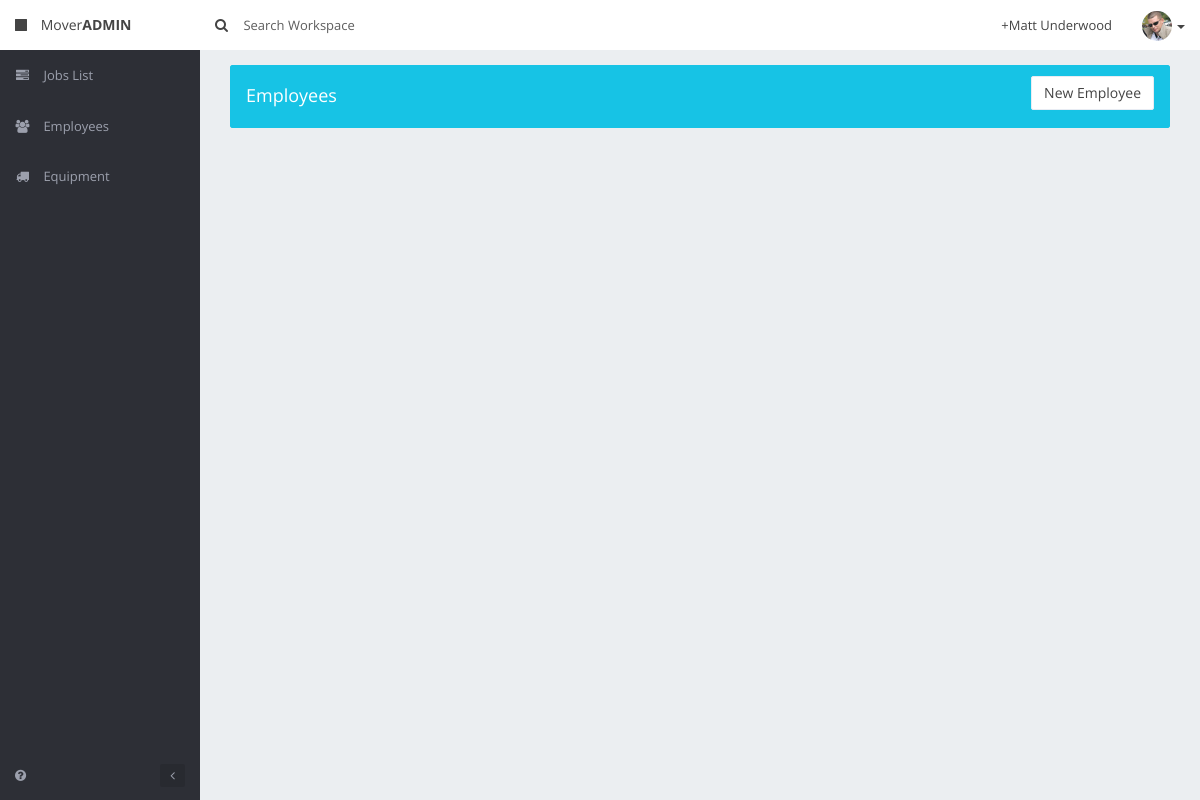
Before: /employeelist.php with the older database file.
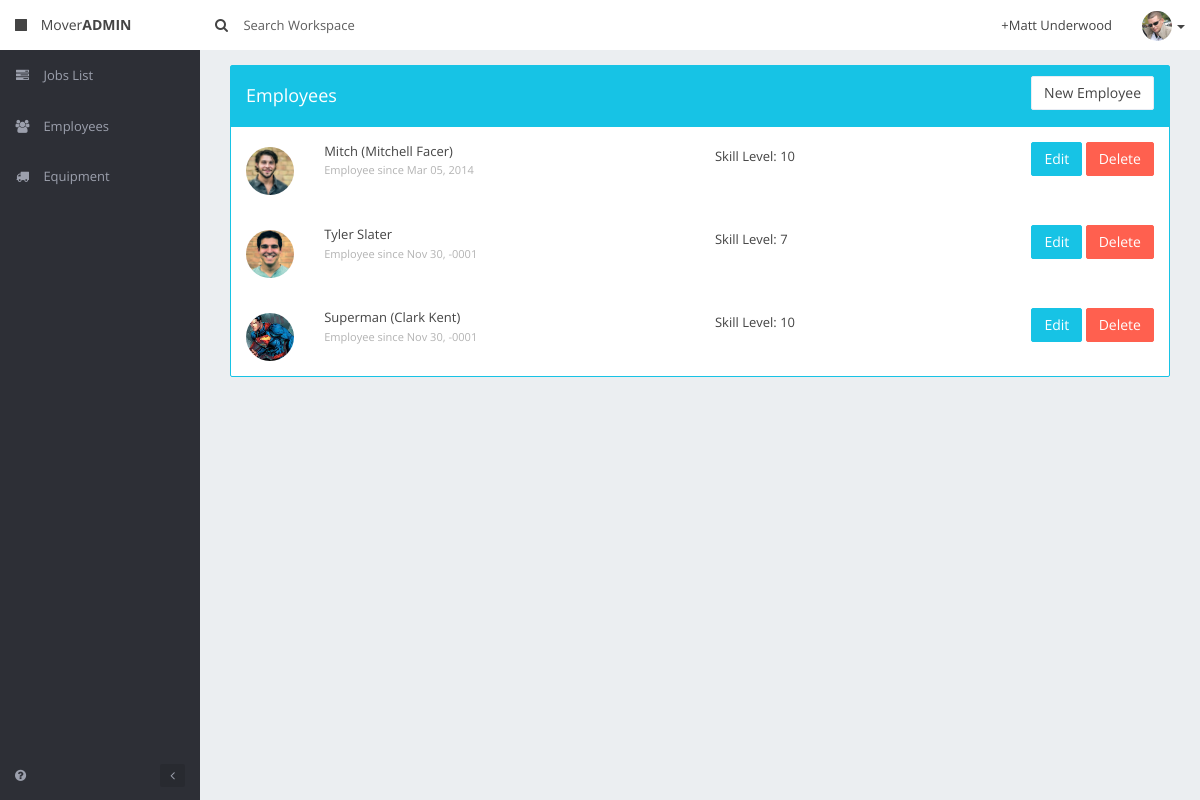
After: the same page with the newer database file.
### tables this page shows
CREATE TABLE `employees` (
  `idemployees` int(11) NOT NULL AUTO_INCREMENT,
  `nickname` varchar(255) DEFAULT NULL,
  `first` varchar(255) DEFAULT NULL,
  `last` varchar(255) DEFAULT NULL,
  `email` varchar(255) DEFAULT NULL,
  `address` varchar(255) DEFAULT NULL,
  `dailyRate` int(11) DEFAULT NULL,
  `cellPhone` varchar(10) DEFAULT NULL,
  `homePhone` varchar(10) DEFAULT NULL,
  `empSince` date DEFAULT NULL,
  `CID` varchar(45) DEFAULT NULL,
  `PVO` varchar(45) DEFAULT NULL,
  `drugScreened` tinyint(1) DEFAULT NULL,
  `screenedDate` date DEFAULT NULL,
  `canDrive` tinyint(1) DEFAULT NULL,
  `license` varchar(45) DEFAULT '0',
  `licenseState` varchar(45) DEFAULT NULL,
  `licenseClass` varchar(45) DEFAULT NULL,
  `bobtailExp` tinyint(1) DEFAULT NULL,
  `bobtailYears` int(11) DEFAULT NULL,
  `bobtailMiles` decimal(8,2) DEFAULT NULL,
  `tractorExp` tinyint(1) DEFAULT NULL,
  `tractorYears` int(11) DEFAULT NULL,
  `tractorMiles` decimal(8,2) DEFAULT NULL,
  `picURI` varchar(100) DEFAULT NULL,
  `skill` int(11) DEFAULT NULL,
  PRIMARY KEY (`idemployees`)
);

### functions.php (called while the page is built, shortened)
<?php
function query($query) {
	global $db;
	$args = func_get_args();
	if (count($args) == 1) {
		$result = $db->query($query);
		if ($result->num_rows) {
			$out = array();
			while (null != ($r = $result->fetch_array(MYSQLI_ASSOC)))
				$out [] = $r;
			return $out;
		}
		return null;
	}
}

### employeelist.php (the view, shortened to what this page needs)
<!DOCTYPE html>
<html class="no-js">
<head>
    <link rel="stylesheet" href="/bootstrap/css/bootstrap.min.css">
    <link rel="stylesheet" href="/css/skins/palette.css" id="skin">
    <link rel="stylesheet" href="/css/fonts/style.1.css" id="font">
    <link rel="stylesheet" href="/css/main.css">
    <link rel="stylesheet" href="/css/animate.min.css">
    <link rel="stylesheet" href="/vendor/offline/theme.css">
</head>
<body>
   <?php include 'includes/header.php';?>
            <section class="main-content">
                <div class="content-wrap">
                    <div class="col-md-12">
                        <section class="panel panel-primary">
                            <div class="panel-heading">
                                <div class="row">
                                    <div class="col-md-6">
                                        <h4 class="white">Employees</h4>
                                    </div>
                                    <div class="col-md-6 text-right">
                                        <a href="/employee/new"><button class="btn btn-white">New Employee</button></a>
                                    </div>
                                </div>
                            </div>
							<?php
							$sql="SELECT * FROM moverAdmin.employees;";
							$employees=query($sql);
							foreach($employees as $key=>$employee){
?>
							<div class="row tableRow" id="eachEmployeeRow<?php echo $employee['idemployees'];?>">
                                <div class="hidden-xs col-sm-2 col-md-1">
                                    <span class="pull-left mg-t-xs">
										<img src="/img/emp/<?php echo $employee['picURI'];?>" class="avatar avatar-sm img-circle" alt="">
                                    </span>
                                </div>
                                <div class="col-xs-6 col-sm-8 col-md-5">
<?php
								$closeParenString='';
								if(isset($employee['nickname']) && strlen($employee['nickname'])>0){
									echo $employee['nickname'].' (';
									$closeParenString=')';
								}
								echo $employee['first'].' '.$employee['last'];
								echo $closeParenString;
?>
                                    <br>
									<small class="text-muted">Employee since <?php echo date('M d, Y',strtotime($employee['empSince']));?></small>
                                </div>
								<div class="col-xs-3 mg-t-xs">Skill Level: <?php echo $employee['skill'];?></div>
                                <div class="col-xs-3 text-right">
									<a href="/employee/<?php echo $employee['idemployees'];?>"><button class="btn btn-primary">Edit</button></a>
									<button onclick="delEmp(<?php echo $employee['idemployees'];?>)" class="btn btn-danger">Delete</button>
                                </div>
                            </div>
<?php
							}
?>
                        </section>
                    </div>
                </div>
            </section>
        </section>
    </div>
</body>
</html>

### includes/header.php (shortened to what this page needs)
<div class="app">
    <header class="header header-fixed navbar">
        <div class="brand">
            <a href="/" class="navbar-brand text-white">
                <i class="fa fa-stop mg-r-sm"></i>
                <span class="heading-font">
                    Mover<b>ADMIN</b>
                </span>
            </a>
        </div>
        <form class="navbar-form navbar-left hidden-xs" role="search">
            <div class="form-group">
                <button class="btn no-border no-margin bg-none no-pd-l" type="submit">
                    <i class="fa fa-search"></i>
                </button>
                <input type="text" class="form-control no-border no-padding search" placeholder="Search Workspace" onkeyup="searchSite()">
            </div>
        </form>
        <ul class="nav navbar-nav navbar-right off-right">
            <li class="hidden-xs">
                <a href="profile.html">
                    +Matt Underwood
                </a>
            </li>
            <li class="quickmenu mg-r-md">
                <a href="javascript:;" data-toggle="dropdown">
                    <img src="/img/avatar.jpg" class="avatar pull-left img-circle" alt="user" title="user">
                    <i class="caret mg-l-xs hidden-xs no-margin"></i>
                </a>
            </li>
        </ul>
    </header>
    <section class="layout">
        <aside class="sidebar canvas-left">
            <nav class="main-navigation">
                <ul>
                    <li>
                        <a href="/jobs">
                            <i class="fa fa-tasks"></i>
                            <span>Jobs List</span>
                        </a>
                    </li>
                    <li>
                        <a href="/employees">
                            <i class="fa fa-users"></i>
                            <span>Employees</span>
                        </a>
                    </li>
                    <li>
                        <a href="/equipment">
                            <i class="fa fa-truck"></i>
                            <span>Equipment</span>
                        </a>
                    </li>
                </ul>
            </nav>
            <footer>
                <div class="footer-toolbar pull-left">
                    <a href="javascript:;" class="pull-left help">
                        <i class="fa fa-question-circle"></i>
                    </a>
                    <a href="javascript:;" class="toggle-sidebar pull-right hidden-xs">
                        <i class="fa fa-angle-left"></i>
                    </a>
                </div>
            </footer>
        </aside>

### css/skins/palette.css (style rules this page uses)
.app > .header, .app > .container > .header { background-color: #ffffff; }
.header .brand { background-color: #ffffff; }
.header .brand a { color: #444444; }
.header .nav > li > a, .header .bg-none { color: #444444; }
.sidebar, .chat-sidebar { background-color: #2d2f36; color: #9ca0ad; }
.sidebar a, .chat-sidebar a { color: #9ca0ad; }
.main-navigation > ul > li > a { color: #9ca0ad; }

Changed rows visible on the page:
added employees: picURI (picture), nickname "Mitch", first "Mitchell", last "Facer", nickname ")", empSince "Mar 05, 2014", skill "10"
added employees: picURI (picture), first "Tyler", last "Slater", empSince "Nov 30, -0001", skill "7"
added employees: picURI (picture), nickname "Superman", first "Clark", last "Kent", nickname ")", empSince "Nov 30, -0001", skill "10"
